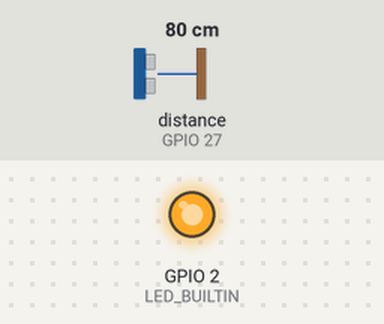
The sketch below on a simulated ESP8266 (NodeMCU). Shown: output pins drawn as LEDs (lit = HIGH, except the on-board LED, lit = LOW). Wiring (inferred from the names in the program): ultrasonic range finder: trigger GPIO 14; echo GPIO 27. The test bench sets the inputs (shaded band); at power-on: distance to the obstacle (sensor on GPIO 27) 80 cm. The echo pulse lasts 58.3 µs per cm; WiFi joins after 1.5 s; servers stay silent unless stated; the local clock reads 2024-03-15 10:24:30 at power-on unless the sketch sets it; pins used as bus, display or sensor lines are not drawn; what the sketch prints to the serial monitor is not drawn.

Above: at 1.65 s.
At 7.56 s:
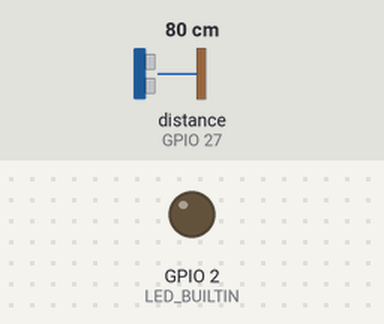
Timing chart, 0 to 8.8 s (numbered marks = the images above):
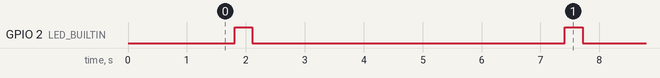

Measured:
- by itself, GPIO 2 (LED_BUILTIN): alternates HIGH for 0.30 s and LOW for 5.3 s

The sketch:

water_level.ino
```cpp
#include <Arduino.h>
#if defined(ESP32)
  #include <WiFi.h>
#elif defined(ESP8266)
  #include <ESP8266WiFi.h>
#endif
#include <Firebase_ESP_Client.h>
#include <TimeLib.h> // Include Time library for time functions
#include <time.h>


//Provide the token generation process info.
#include "addons/TokenHelper.h"
//Provide the RTDB payload printing info and other helper functions.
#include "addons/RTDBHelper.h"

// Insert your network credentials
#define WIFI_SSID "GAJLAXMI"
#define WIFI_PASSWORD "27152813"

// Insert Firebase project API Key
#define API_KEY "AIzaSyDWCu-Q7mGU1_EBe7cBB_yb0508f5bEHhY"

// Insert RTDB URLefine the RTDB URL */
#define DATABASE_URL "https://waterlevel-d67a3-default-rtdb.asia-southeast1.firebasedatabase.app/"


#define SOUND_SPEED 0.034

//Define Firebase Data object
FirebaseData fbdo;

FirebaseAuth auth;
FirebaseConfig config;

unsigned long sendDataPrevMillis = 0;
int count = 0;
bool signupOK = false;

// Pins for Ultrasonic sensor
#define TRIGGER_PIN 14
#define ECHO_PIN 27

// Variable to hold the distance value
float distance = 0.0;
long duration;

char dateTime[50]; // Make sure it's large enough to hold the formatted date and time


void printLocalTime() {
  struct tm timeinfo;
  if (!getLocalTime(&timeinfo)) {
    Serial.println("Failed to obtain time");
    return;
  }

  // Format the date and time
  strftime(dateTime, sizeof(dateTime), "%d-%m-%Y %H:%M:%S", &timeinfo);
}


void setup(){
  Serial.begin(115200);
  pinMode(LED_BUILTIN, OUTPUT);

  pinMode(TRIGGER_PIN, OUTPUT);
  pinMode(ECHO_PIN, INPUT);

  WiFi.begin(WIFI_SSID, WIFI_PASSWORD);
  Serial.print("Connecting to Wi-Fi");
  while (WiFi.status() != WL_CONNECTED){
    Serial.print(".");
    delay(300);
  }
  Serial.println();
  Serial.print("Connected with IP: ");
  Serial.println(WiFi.localIP());
  Serial.println();

  /* Assign the api key (required) */
  config.api_key = API_KEY;

  /* Assign the RTDB URL (required) */
  config.database_url = DATABASE_URL;

  /* Sign up */
  if (Firebase.signUp(&config, &auth, "", "")){
    Serial.println("ok");
    signupOK = true;
  }
  else{
    Serial.printf("%s\n", config.signer.signupError.message.c_str());
  }

  /* Assign the callback function for the long running token generation task */
  config.token_status_callback = tokenStatusCallback; //see addons/TokenHelper.h

  Firebase.begin(&config, &auth);
  Firebase.reconnectWiFi(true);
}

void loop() {
  // Measure distance
  // Clears the trigPin
  digitalWrite(TRIGGER_PIN, LOW);
  delayMicroseconds(2);
  // Sets the trigPin on HIGH state for 10 micro seconds
  digitalWrite(TRIGGER_PIN, HIGH);
  delayMicroseconds(10);
  digitalWrite(TRIGGER_PIN, LOW);

  // Reads the echoPin, returns the sound wave travel time in microseconds
  duration = pulseIn(ECHO_PIN, HIGH);

  // Calculate the distance
  distance = duration * SOUND_SPEED /2;
  Serial.println(duration);

  // Initialize time
  configTime(0, 0, "pool.ntp.org"); // Set NTP server
  // Set time zone to IST (Indian Standard Time)
  const char *tz = "IST-5:30";
  setenv("TZ", tz, 1);
  tzset();

  // Wait for time to synchronize
  while (!time(nullptr)) {
    delay(1000);
    Serial.println("Waiting for time sync...");
  }

  // Print current time
  Serial.println("Time synchronized");
  printLocalTime();

  // Upload distance and dateTime to Firebase
  if (Firebase.RTDB.setFloat(&fbdo, "tank/dist", distance)) {
    Serial.println(dateTime);
    Firebase.RTDB.setString(&fbdo, "tank/timeDate", dateTime);
    digitalWrite(LED_BUILTIN, HIGH);  // turn the LED on (HIGH is the voltage level)
    delay(300);
    Serial.println(distance);
    digitalWrite(LED_BUILTIN, LOW);
  } else {
    Serial.println("FAILED");
    Serial.println("REASON: " + fbdo.errorReason());
  }
  delay(5000);
}
```
